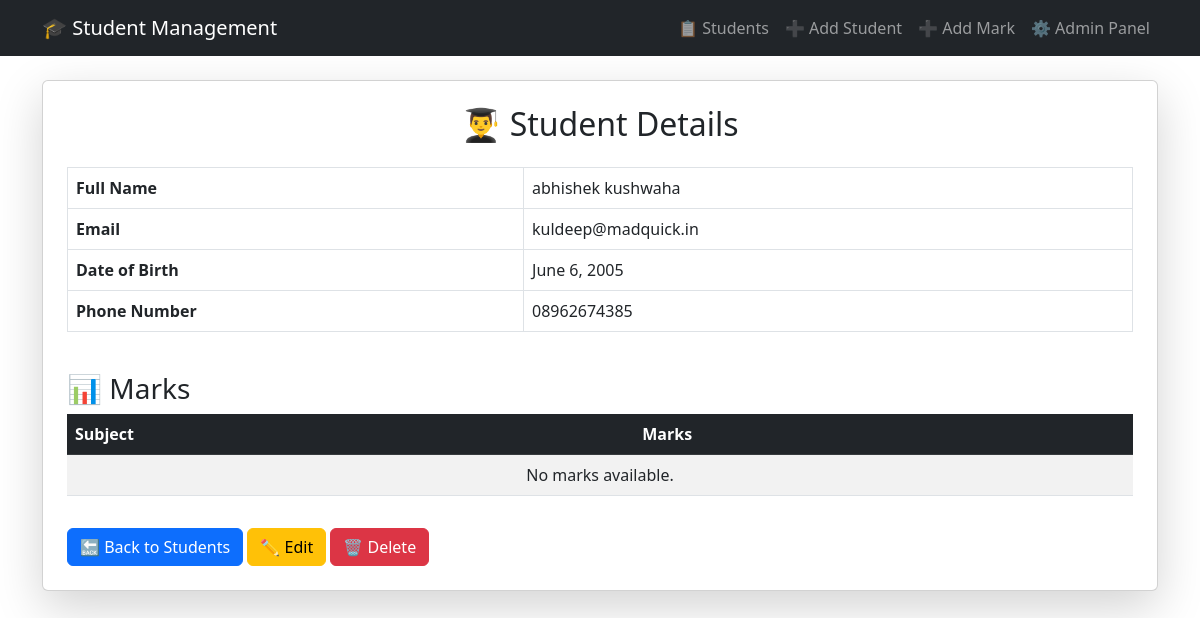
The page /student/2/ on the database its author committed.
### records/models.py (models this page shows, shortened)
class Student(models.Model):
 first_name = models.CharField(max_length=100)
 last_name = models.CharField(max_length=100)
 date_of_birth = models.DateField()
 email = models.EmailField(unique=True)
 phone_number = models.CharField(max_length=15, blank=True, null=True)
 def get_full_name(self):
  return f"{self.first_name} {self.last_name}"
 class Meta:
  verbose_name_plural = 'Students'

### records/views.py (the view)
# urls.py: path('student/<int:pk>/', views.StudentDetailView.as_view(),name='student_detail'),
class StudentDetailView(DetailView):
 model = Student
 template_name = 'records/student_detail.html'
 context_object_name = 'student'

### templates/records/student_detail.html (shortened to what this page needs)
<!DOCTYPE html>
<html lang="en">
<head>
    <link rel="stylesheet" href="https://cdn.jsdelivr.net/npm/bootstrap@5.3.0/dist/css/bootstrap.min.css">
</head>
<body>
    <header>
        <nav class="navbar navbar-expand-lg navbar-dark bg-dark">
            <div class="container">
                <a class="navbar-brand" href="{% url 'student_list' %}">🎓 Student Management</a>
                <div class="collapse navbar-collapse" id="navbarNav">
                    <ul class="navbar-nav ms-auto">
                        <li class="nav-item"><a class="nav-link" href="{% url 'student_list' %}">📋 Students</a></li>
                        <li class="nav-item"><a class="nav-link" href="{% url 'student_create' %}">➕ Add Student</a></li>
                        <li class="nav-item"><a class="nav-link" href="{% url 'mark_create' %}">➕ Add Mark</a></li>
                        <li class="nav-item"><a class="nav-link" href="{% url 'admin:index' %}">⚙ Admin Panel</a></li>
                    </ul>
                </div>
            </div>
        </nav>
    </header>
    <div class="container mt-4">
        <div class="card shadow-lg p-4">
            <h2 class="mb-4 text-center">👨‍🎓 Student Details</h2>
            <table class="table table-bordered">
                <tr>
                    <th>Full Name</th>
                    <td>{{ student.get_full_name }}</td>
                </tr>
                <tr>
                    <th>Email</th>
                    <td>{{ student.email }}</td>
                </tr>
                <tr>
                    <th>Date of Birth</th>
                    <td>{{ student.date_of_birth }}</td>
                </tr>
                <tr>
                    <th>Phone Number</th>
                    <td>{{ student.phone_number|default:"Not Available" }}</td>
                </tr>
            </table>
            <h3 class="mt-4">📊 Marks</h3>
            <table class="table table-striped">
                <thead class="table-dark">
                    <tr>
                        <th>Subject</th>
                        <th>Marks</th>
                    </tr>
                </thead>
                <tbody>
                    {% for mark in student.marks.all %}
                        <tr>
                            <td>{{ mark.subject.name }}</td>
                            <td>{{ mark.marks_obtained }}</td>
                        </tr>
                    {% empty %}
                        <tr>
                            <td colspan="2" class="text-center">No marks available.</td>
                        </tr>
                    {% endfor %}
                </tbody>
            </table>
            <div class="mt-3">
                <a href="{% url 'student_list' %}" class="btn btn-primary">🔙 Back to Students</a>
                <a href="{% url 'student_edit' student.id %}" class="btn btn-warning">✏ Edit</a>
                <a href="{% url 'student_delete' student.id %}" class="btn btn-danger">🗑 Delete</a>
            </div>
        </div>
    </div>
</body>
</html>

### rows shown on the page
Student: get_full_name "abhishek kushwaha", email "kuldeep@madquick.in", date_of_birth "June 6, 2005", phone_number "08962674385"
